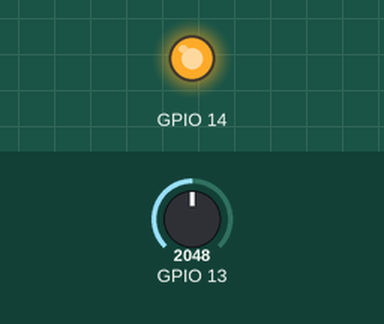
Recording of a sketch running on a simulated ESP32. Shown: output pins drawn as LEDs (lit = HIGH). Inputs (shaded band) come from the test bench; at power-on: GPIO 13 = 2048. What the sketch prints to the serial monitor is not drawn.

Above: at 1.2 s.
1.3 s: GPIO 13 set to 491
At 1.6 s:
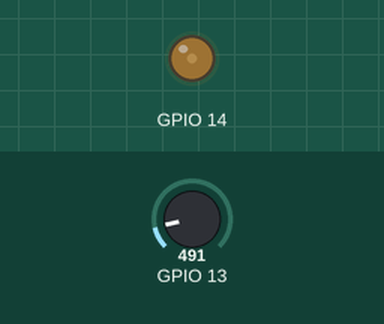
2.8 s: GPIO 13 set to 0
At 3.9 s:
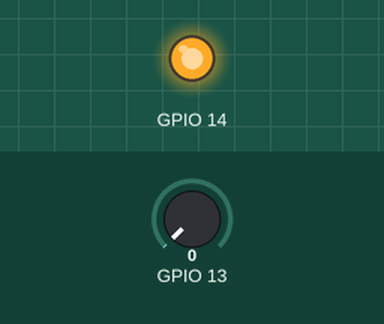
Timing chart, 0 to 5.8 s (numbered marks = the images above; inputs shaded):
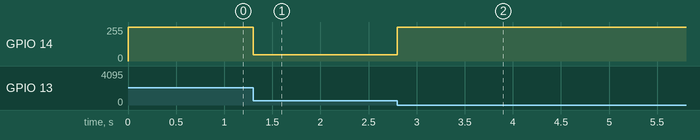

Measured:
- after the input at 1.3 s, GPIO 14: 255/255 → 47/255 at once
- after the input at 2.8 s, GPIO 14: 47/255 → 255/255 at once

The sketch:

w3.ino
```cpp
void setup() {
  Serial.begin(115200);
  pinMode(13, INPUT);

  ledcSetup(0, 5000, 8);
  ledcAttachPin(14, 0);
}

void loop() {
  int input = analogRead(13);
  int inputmap = map(input, 0, 600, 255, 0);
  ledcWrite(0,inputmap);
  Serial.println(inputmap);
  }
```
